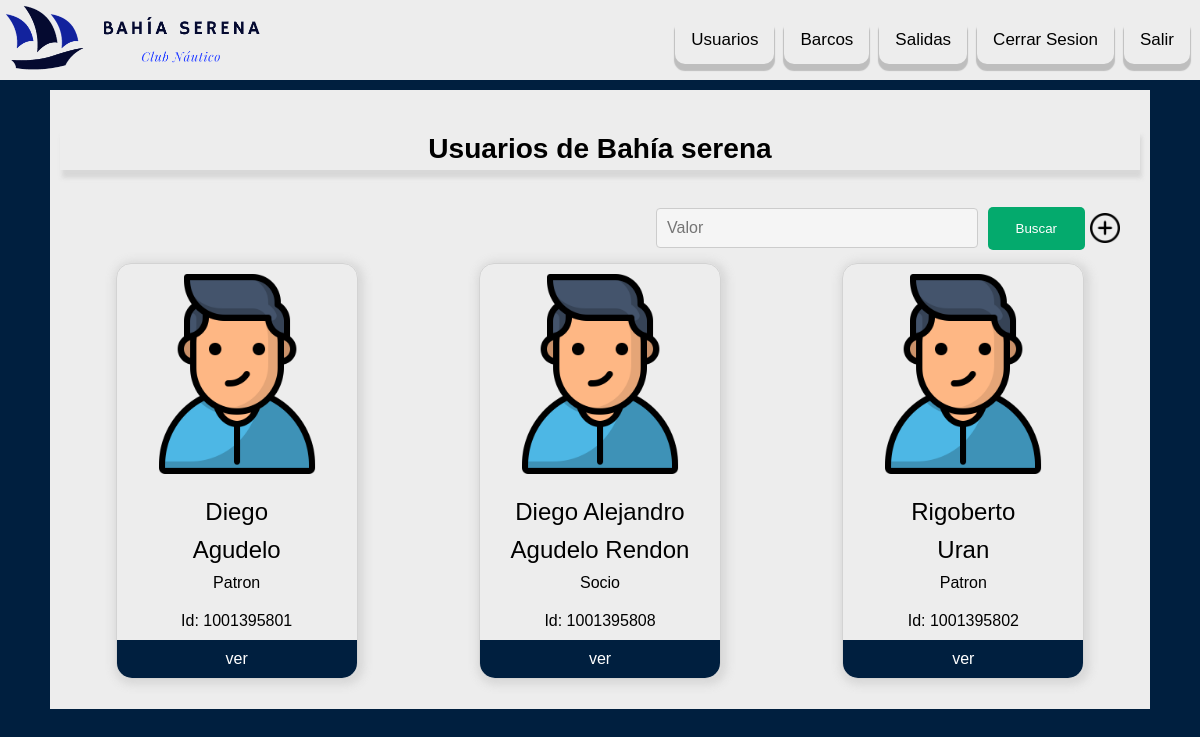
/admin/Usuarios/index.php, run on an earlier commit of the app's database.
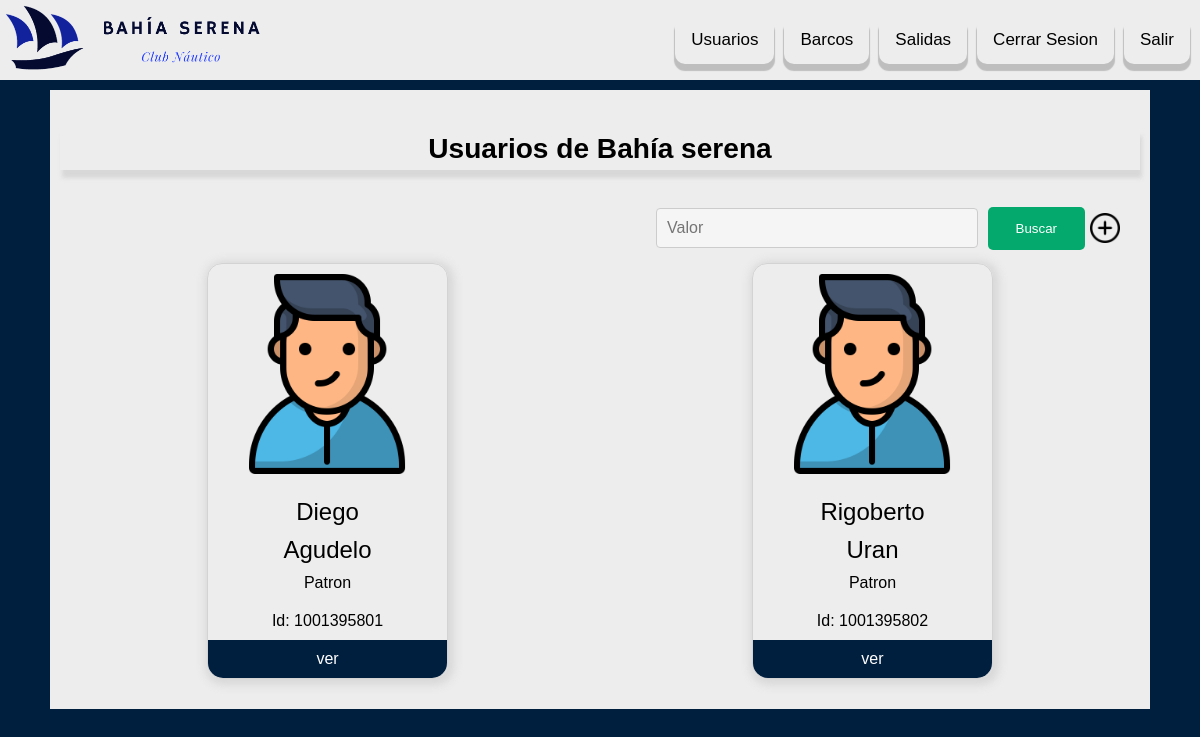
And on a later commit of the database.
### tables this page shows
CREATE TABLE `usuario` (
  `Cedula` varchar(12) NOT NULL,
  `Nombre` varchar(50) NOT NULL,
  `Apellidos` varchar(50) NOT NULL,
  `TipoUsuario` varchar(5) NOT NULL,
  `Telefono` varchar(15) NOT NULL,
  `FechaNacimiento` date NOT NULL,
  `Direccion` varchar(100) NOT NULL,
  `Email` varchar(50) NOT NULL
);

CREATE TABLE `tipousuario` (
  `CodTipoUsuario` varchar(5) NOT NULL,
  `NombreTipo` varchar(10) NOT NULL
);

### admin/config.php (called while the page is built, shortened)
<?php
$hojaEstilosUs='../css/style.css';
?>

### admin/Usuarios/index.php (the view, shortened to what this page needs)
<!DOCTYPE html>
<html lang="es">
<?php require_once '../config.php'; ?>
<head>
    <link rel="stylesheet" type="text/css" href=<?php echo $hojaEstilosUs; ?>>
</head>
<body>
    <?php
    include '../components/header.php';
    ?>
    <div class="PanelPrincipal">
        <div class="titulo">
            <h3>Usuarios de Bahía serena</h3>
        </div>
        <div class="panelagregar">
            <?php include '../components/buscar.php';?>
            <a href="index.php?tipo=Usuario&Insertar=true"><img src="../img/add.png" alt="" class="agregar"></a>
        </div>
        <div class="ListaDeUsuarios">
            <?php
            $conexion = conectarBD();
            $queryUsuarios = "SELECT U.Cedula,u.Nombre,U.Apellidos, TU.NombreTipo FROM `usuario` AS U INNER JOIN `tipousuario` AS TU ON u.TipoUsuario=TU.CodTipoUsuario WHERE u.Nombre like '%$buscar%' or U.Cedula like '%$buscar%' or U.Apellidos like '%$buscar%' OR TU.NombreTipo LIKE '%$buscar%' ORDER BY U.NOMBRE ASC, U.APELLIDOS ASC;";
            $resultado = mysqli_query($conexion, $queryUsuarios);
            if (mysqli_num_rows($resultado) > 0) {
                while ($row = mysqli_fetch_array($resultado)) {
                    echo '<div class="tarjeta">';
                    echo '<div class="cuerpo">';
                    echo '<img src="../img/userIcon.png">';
                    echo '</div>';
                    echo '<div class="titulo">' . $row['Nombre'] . '</div>';
                    echo '<div class="titulo">' . $row['Apellidos'] . '</div>';
                    echo '<div class="cuerpo">' . $row['NombreTipo'] . '</div>';
                    echo '<div class="cuerpo">Id: ' . $row['Cedula'] . '</div>';
                    echo '<div class="pie">';
                    echo '<a href="../form.php?tipo=Usuario&id=' . $row['Cedula'] . '">ver</a>';
                    echo '</div>';
                    echo '</div>';
                }
            } else {
                echo '<div class="tarjeta">';
                echo '<div class="cuerpo">';
                echo 'No hay usuarios registrados';
                echo '</div>';
                echo '</div>';
            }
            ?>
        </div>
    </div>
</body>
</html>

What changed in the data, as far as the page shows it:
removed usuario: Nombre "Diego Alejandro", Apellidos "Agudelo Rendon", TipoUsuario.NombreTipo "Socio", Cedula "1001395808"
